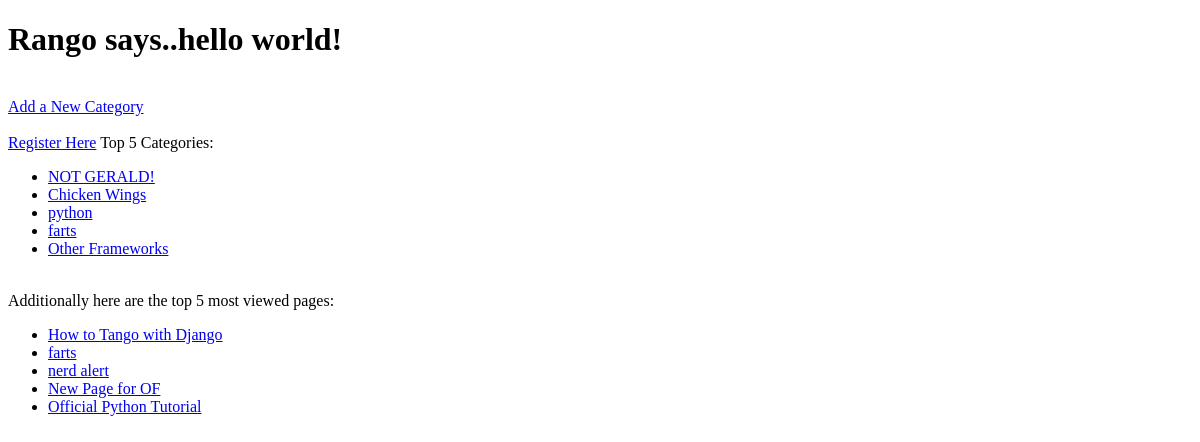
The app's page /newp_app1/, older data.
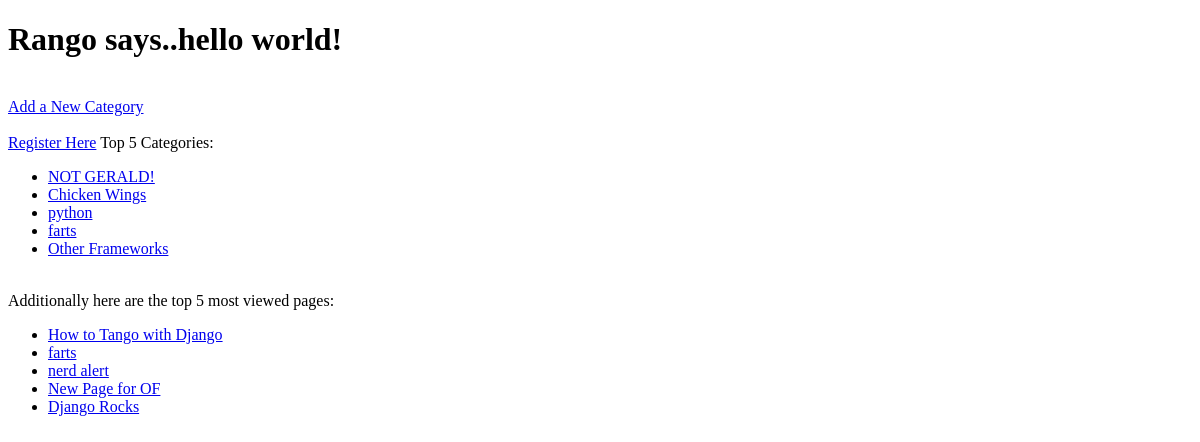
The same page, newer data.
### newp_app1/models.py (models this page shows, shortened)
class Category(models.Model):
	name = models.CharField(max_length=128, unique=True)
	views = models.IntegerField(default=0)
	likes = models.IntegerField(default=0)
	slug = models.SlugField()

class Page(models.Model):
    category = models.ForeignKey(Category)
    title = models.CharField(max_length=128)
    url = models.URLField()
    views = models.IntegerField(default=0)

### newp_app1/views.py (the view)
def index(request):
	category_list = Category.objects.order_by('likes')[:5]
	page_list = Page.objects.order_by('views')[:5]
	context_dict = {'categories': category_list, 'pages': page_list, }
	return render(request, 'newp_app1/index.html', context_dict)

### templates/newp_app1/index.html (shortened to what this page needs)
<!DOCTYPE html>
<html>
    <head>
    </head>
    <body>
        <h1>Rango says..hello world!</h1>
        <br/>
        <a href="/newp_app1/add_category/">Add a New Category</a><br />
        <br/>
        <a href="/newp_app1/register/">Register Here</a>
        Top 5 Categories:
        {% if categories %}
            <ul>
                {% for category in categories %}
                <li><a href="/newp_app1/category/{{ category.slug }}">{{ category.name }}</a></li>
                {% endfor %}
            </ul>
        {% else %}
            <strong>There are no categories present.</strong>
        {% endif %}
        <br/>
        Additionally here are the top 5 most viewed pages:
        {% if pages %}
            <ul>
                {% for page in pages %}
                <li><a href={{page.url}}>{{ page.title }}</a></li>
                {% endfor %}
            </ul>
        {% else %}
            <strong> There are not enough pages to populate this.</strong>
        {% endif %}
    </body>
</html>

Row changes from the older to the newer data that the page shows:
no longer on this page (row unchanged): Page: title "Official Python Tutorial"
added Page: title "Django Rocks"
